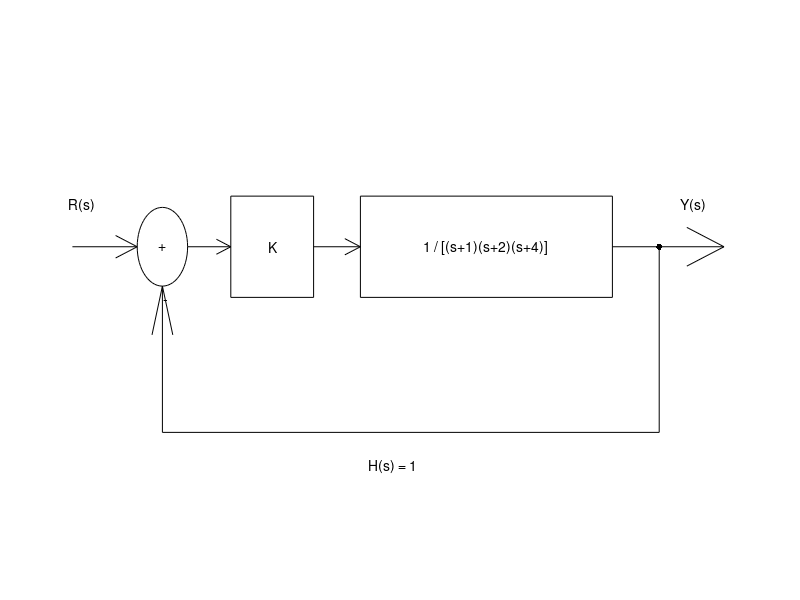
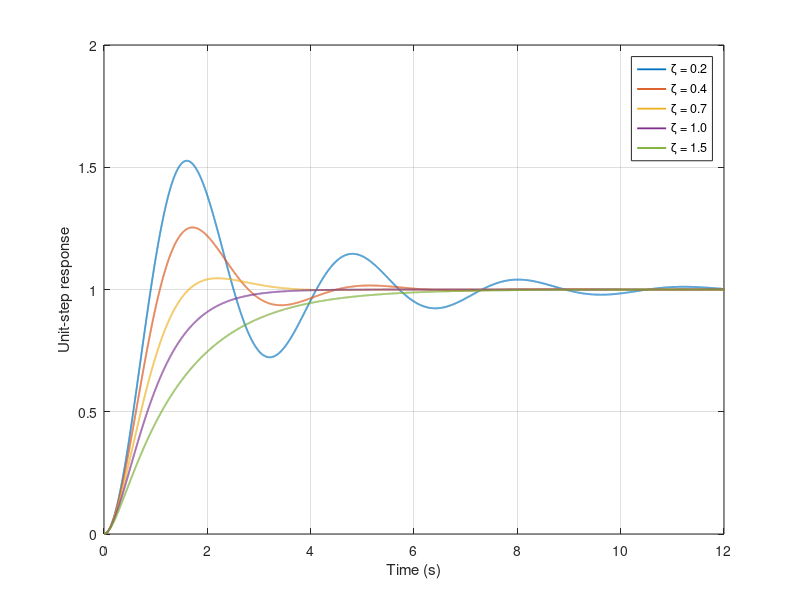
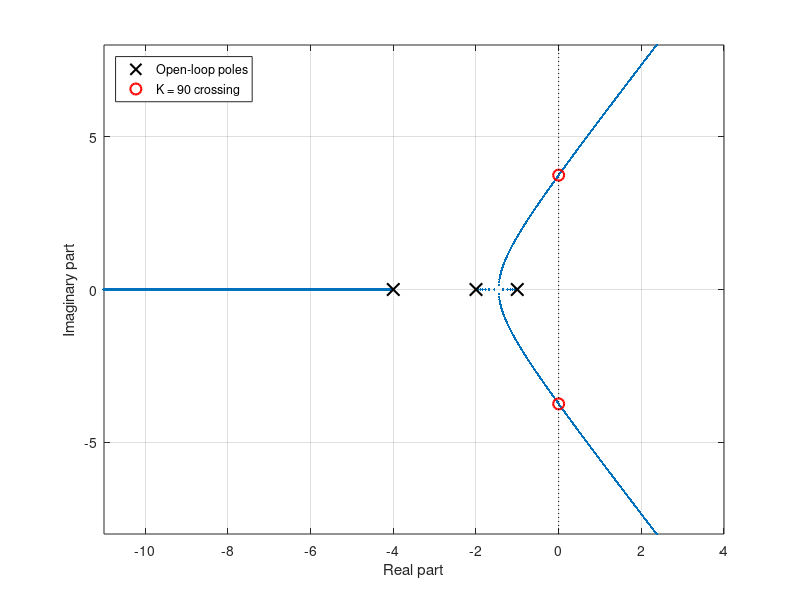
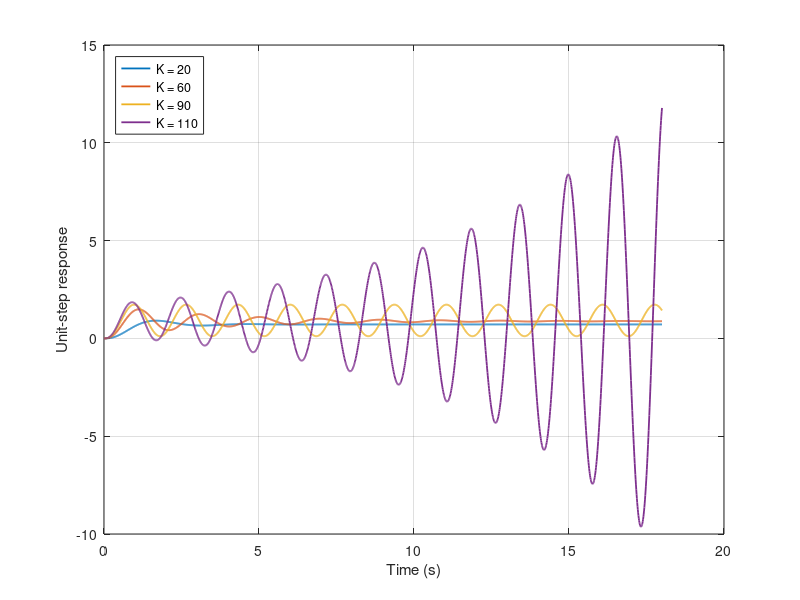

Write MATLAB code to recreate these figures, in order.
function control_principles_simulation(showFigures)
% Reproduce Figures 2-7 and Tables 2-3 of the revised paper.
% In MATLAB, change to this file's folder and run:
%   control_principles_simulation
% For a numerical run without figures:
%   control_principles_simulation(false)
% Uses base MATLAB only. Time is in s and angular frequency in rad/s.

if nargin == 0
    showFigures = true;
end

%% 4.1 Modeling: unity negative feedback, K = 20
openDen = [1 7 14 8];
seriesDen = conv(conv([1 1], [1 2]), [1 4]);
assert(isequal(seriesDen, openDen));
K = 20;
closedDen = openDen + [0 0 0 K];
seriesClosedDen = seriesDen + [0 0 0 K];
assert(isequal(seriesClosedDen, closedDen));
fprintf('L(s) numerator = %g, denominator = [%s]\n', K, num2str(openDen));
fprintf('T(s) numerator = %g, denominator = [%s]\n', K, num2str(closedDen));
disp('Closed-loop poles at K = 20:'); disp(roots(closedDen));
exerciseDen = conv(conv([1 1], [1 2]), [1 3]) + [0 0 0 K];
fprintf('Exercise: move -4 to -3; closed-loop denominator = [%s]\n', num2str(exerciseDen));

if showFigures
    figure('Name', 'Figure 2 - Unity negative feedback', 'NumberTitle', 'off');
    axes('Position',[.05 .12 .9 .75]); hold on; axis([0 10 0 4]); axis off;
    rectangle('Position',[1.35 2.15 .7 .7], 'Curvature',[1 1]);
    text(1.7,2.5,'+','HorizontalAlignment','center');
    text(1.75,2.02,'-','HorizontalAlignment','center');
    rectangle('Position',[2.65 2.05 1.15 .9]);
    text(3.23,2.5,'K','HorizontalAlignment','center');
    rectangle('Position',[4.45 2.05 3.5 .9]);
    text(6.2,2.5,'1 / [(s+1)(s+2)(s+4)]','HorizontalAlignment','center');
    quiver([.45 2.05 3.8 7.95],[2.5 2.5 2.5 2.5],[.9 .6 .65 1.55],zeros(1,4),0,'k');
    plot([8.6 8.6 1.7],[2.5 .85 .85],'k');
    quiver(1.7,.85,0,1.3,0,'k');
    plot(8.6,2.5,'k.','MarkerSize',14);
    text(.4,2.87,'R(s)'); text(8.9,2.87,'Y(s)');
    text(4.9,.55,'H(s) = 1','HorizontalAlignment','center');
end

%% 4.2 Second-order step response and performance indices
wn = 2;
zeta = [0.2 0.4 0.7 1.0 1.5];
t = (0:0.001:40).';
y = zeros(numel(t), numel(zeta));
overshoot = zeros(size(zeta));
peakTime = NaN(size(zeta));  % No finite peak for monotone responses
settlingTime = zeros(size(zeta));
for i = 1:numel(zeta)
    z = zeta(i);
    if z < 1
        wd = wn * sqrt(1-z^2);
        y(:,i) = 1 - exp(-z*wn*t) .* (cos(wd*t) + z*wn/wd*sin(wd*t));
        peakTime(i) = pi/wd;
        overshoot(i) = 100*exp(-z*wn*peakTime(i));
    elseif z == 1
        y(:,i) = 1 - exp(-wn*t) .* (1+wn*t);
    else
        p1 = -wn/(z+sqrt(z^2-1));
        p2 = -wn*(z+sqrt(z^2-1));
        y(:,i) = 1 + (p2*exp(p1*t)-p1*exp(p2*t))/(p1-p2);
    end
    lastOutside = find(abs(y(:,i)-1)>0.02,1,'last');
    assert(lastOutside < numel(t), 'Increase the simulation horizon.');
    settlingTime(i) = t(lastOutside+1);
end
fprintf('\nTable 2: damping, overshoot (%%), peak time (s), 2%% settling time (s)\n');
fprintf('%5.1f %10.2f %12.3f %12.3f\n', [zeta; overshoot; peakTime; settlingTime]);
if showFigures
    figure('Name','Figure 3 - Second-order step response','NumberTitle','off');
    plot(t,y,'LineWidth',1.3); grid on; xlim([0 12]);
    xlabel('Time (s)'); ylabel('Unit-step response');
    labels = arrayfun(@(z) sprintf('\\zeta = %.1f',z), zeta,'UniformOutput',false);
    legend(labels,'Location','northeast');
end

%% 4.3 Root locus and third-order closed-loop step response
gains = [20 60 90 110];
colours = lines(numel(gains));
criticalGain = 7*14-8;
criticalFrequency = sqrt(14);
t3 = (0:0.01:18).';
y3 = zeros(numel(t3),numel(gains));
for i = 1:numel(gains)
    K = gains(i);
    den = openDen + [0 0 0 K];
    p = roots(den);
    % Step output transform K / [s*D(s)]. Poles are simple for these gains.
    % Residue at s=0 gives the constant term, even in unstable cases.
    coefficients = K ./ (p .* polyval(polyder(den),p));
    y3(:,i) = K/den(end) + real(exp(t3*p.')*coefficients);
    fprintf('\nK = %g; closed-loop poles:\n',K); disp(p);
end
if showFigures
    scan = unique([0 linspace(0,160,1601) logspace(log10(160),3.5,700) criticalGain]);
    locus = zeros(3,numel(scan));
    for i = 1:numel(scan)
        locus(:,i) = roots(openDen + [0 0 0 scan(i)]);
    end
    figure('Name','Figure 4 - Root locus','NumberTitle','off');
    plot(real(locus(:)),imag(locus(:)),'.','MarkerSize',5); hold on; grid on;
    h0 = plot([-1 -2 -4],[0 0 0],'kx','MarkerSize',9,'LineWidth',1.5);
    hc = plot([0 0],[-1 1]*criticalFrequency,'ro','MarkerSize',8,'LineWidth',1.5);
    limY = [-8 8]; plot([0 0],limY,'k:'); ylim(limY); xlim([-11 4]);
    xlabel('Real part'); ylabel('Imaginary part');
    legend([h0 hc],{'Open-loop poles','K = 90 crossing'},'Location','northwest');

    figure('Name','Figure 5 - Third-order step response','NumberTitle','off');
    set(gca,'ColorOrder',colours,'NextPlot','replacechildren');
    plot(t3,y3,'LineWidth',1.3); grid on;
    xlabel('Time (s)'); ylabel('Unit-step response');
    gainLabels = arrayfun(@(k) sprintf('K = %g',k),gains,'UniformOutput',false);
    legend(gainLabels,'Location','northwest');
end

%% 4.4 Frequency responses and stability margins
w = unique([logspace(-2,2,1200), criticalFrequency]);
frequencyDen = polyval(openDen,1i*w);
Krows = gains(:);
response = Krows*(1./frequencyDen);
phase = -(atan(w)+atan(w/2)+atan(w/4))*180/pi;
gainDB = 20*log10(criticalGain./gains);
crossing = zeros(size(gains));
phaseMargin = zeros(size(gains));
for i = 1:numel(gains)
    K = gains(i);
    crossing(i) = fzero(@(x) abs(polyval(openDen,1i*x))-K,[0 100]);
    wc = crossing(i);
    phaseMargin(i) = 180-(atan(wc)+atan(wc/2)+atan(wc/4))*180/pi;
end
phaseMargin(abs(phaseMargin)<1e-9) = 0;
fprintf('\nTable 3: K, gain crossover (rad/s), phase margin (deg), gain margin (dB)\n');
fprintf('%5.0f %12.3f %12.2f %12.2f\n', [gains; crossing; phaseMargin; gainDB]);
qualifies = phaseMargin>=45 & gainDB>=6;
fprintf('Gain(s) satisfying both margin requirements: %s\n',num2str(gains(qualifies)));
fprintf('Stable step final value at qualifying gain(s): %s\n', ...
    num2str(gains(qualifies)./(8+gains(qualifies))));

if showFigures
    figure('Name','Figure 6 - Bode plots','NumberTitle','off');
    subplot(2,1,1); hold on; grid on;
    set(gca,'XScale','log');
    for i = 1:numel(gains)
        semilogx(w,20*log10(abs(response(i,:))),'Color',colours(i,:),'LineWidth',1.3);
    end
    legend(gainLabels,'Location','southwest'); ylabel('Magnitude (dB)');
    plot([w(1) w(end)],[0 0],'k:','HandleVisibility','off');
    xlim([w(1) w(end)]);
    subplot(2,1,2);
    semilogx(w,phase,'k','LineWidth',1.3); grid on; hold on;
    plot([w(1) w(end)],[-180 -180],'k:');
    xlim([w(1) w(end)]);
    xlabel('Angular frequency (rad/s)'); ylabel('Phase (deg)');

    % For this strictly proper loop, the infinite-radius arc maps to zero.
    % Include DC and the zero limit when tracing the full Nyquist contour.
    wNyq = unique([0 logspace(-4,4,3200) criticalFrequency]);
    figure('Name','Figure 7 - Nyquist detail and full curve','NumberTitle','off');
    for panel = 1:2
        subplot(1,2,panel); hold on; grid on;
        for i = 1:numel(gains)
            positive = gains(i)./polyval(openDen,1i*wNyq);
            contour = [0 conj(fliplr(positive(2:end))) positive 0];
            plot(real(contour),imag(contour),'Color',colours(i,:),'LineWidth',1.3);
        end
        plot(-1,0,'kx','MarkerSize',9,'LineWidth',1.5,'HandleVisibility','off');
        xlabel('Real part'); ylabel('Imaginary part');
        if panel == 1
            xlim([-1.9 -0.45]); ylim([-0.75 0.75]); title('Critical-point detail');
        else
            axis equal; title('Full Nyquist curve');
            legend(gainLabels,'Location','northeast');
        end
    end
end
end
